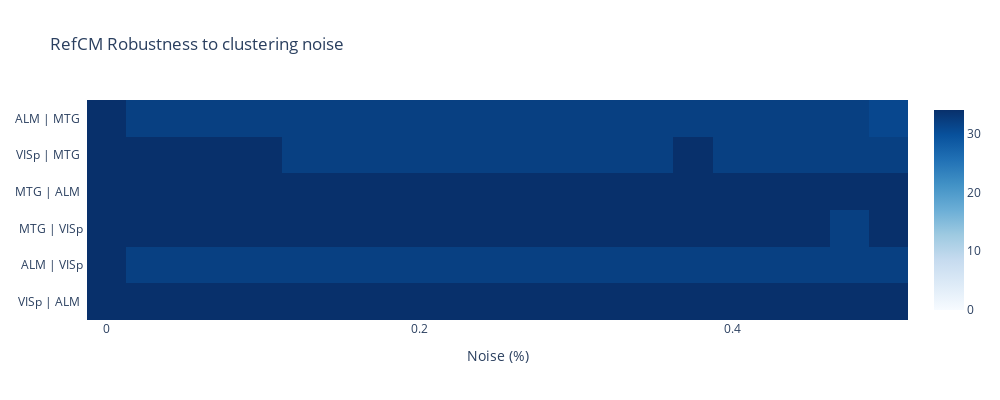

Here is the notebook cell this chart was saved with:
### Code cell
fig = plot_perf(res, 'RefCM', epsilons, 'RefCM Robustness to clustering noise', 'Noise (%)')
fig.show()
fig.write_image(f"noise/RefCM_cnoise.png", scale=4)

### Figure 1 — Plotly figure (JSON) as saved in the notebook; plotly's stock layout.template omitted (floating-point values rounded to 4 significant figures)
{"data": [{"coloraxis": "coloraxis", "hovertemplate": "Noise (%): %{x}<br>y: %{y}<br>color: %{z}<extra></extra>", "name": "0", "type": "heatmap", "x": [0, 0.025, 0.05, 0.075, 0.1, 0.125, 0.15, 0.175, 0.2, 0.225, 0.25, 0.275, 0.3, 0.325, 0.35, 0.375, 0.4, 0.425, 0.45, 0.475, 0.5], "xaxis": "x", "y": [" ALM | MTG  ", "VISp | MTG  ", " MTG | ALM  ", " MTG | VISp ", " ALM | VISp ", "VISp | ALM  "], "yaxis": "y", "z": [[34, 32, 32, 32, 32, 32, 32, 32, 32, 32, 32, 32, 32, 32, 32, 32, 32, 32, 32, 32, 31], [34, 34, 34, 34, 34, 32, 32, 32, 32, 32, 32, 32, 32, 32, 32, 34, 32, 32, 32, 32, 32], [34, 34, 34, 34, 34, 34, 34, 34, 34, 34, 34, 34, 34, 34, 34, 34, 34, 34, 34, 34, 34], [34, 34, 34, 34, 34, 34, 34, 34, 34, 34, 34, 34, 34, 34, 34, 34, 34, 34, 34, 32, 34], [34, 32, 32, 32, 32, 32, 32, 32, 32, 32, 32, 32, 32, 32, 32, 32, 32, 32, 32, 32, 32], [34, 34, 34, 34, 34, 34, 34, 34, 34, 34, 34, 34, 34, 34, 34, 34, 34, 34, 34, 34, 34]]}], "layout": {"coloraxis": {"cmax": 34, "cmin": 0, "colorscale": [[0, "rgb(247,251,255)"], [0.125, "rgb(222,235,247)"], [0.25, "rgb(198,219,239)"], [0.375, "rgb(158,202,225)"], [0.5, "rgb(107,174,214)"], [0.625, "rgb(66,146,198)"], [0.75, "rgb(33,113,181)"], [0.875, "rgb(8,81,156)"], [1, "rgb(8,48,107)"]]}, "height": 400, "title": {"text": "RefCM Robustness to clustering noise"}, "width": 1000, "xaxis": {"anchor": "y", "constrain": "domain", "domain": [0, 1], "dtick": 0.2, "scaleanchor": "y", "title": {"text": "Noise (%)"}}, "yaxis": {"anchor": "x", "autorange": "reversed", "constrain": "domain", "domain": [0, 1]}}}
